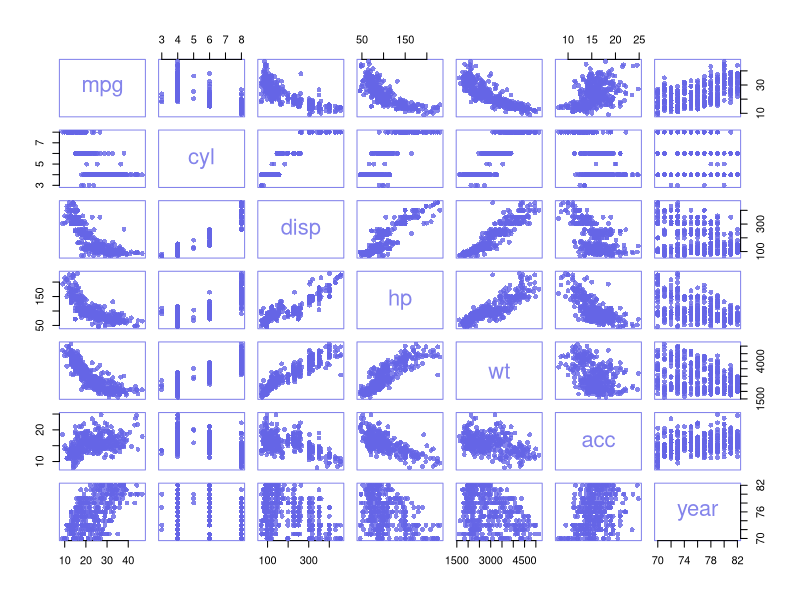
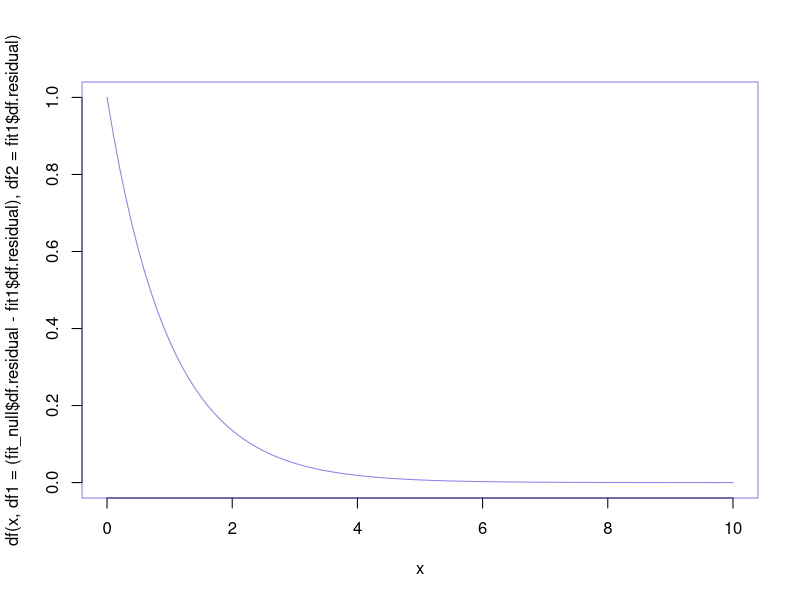
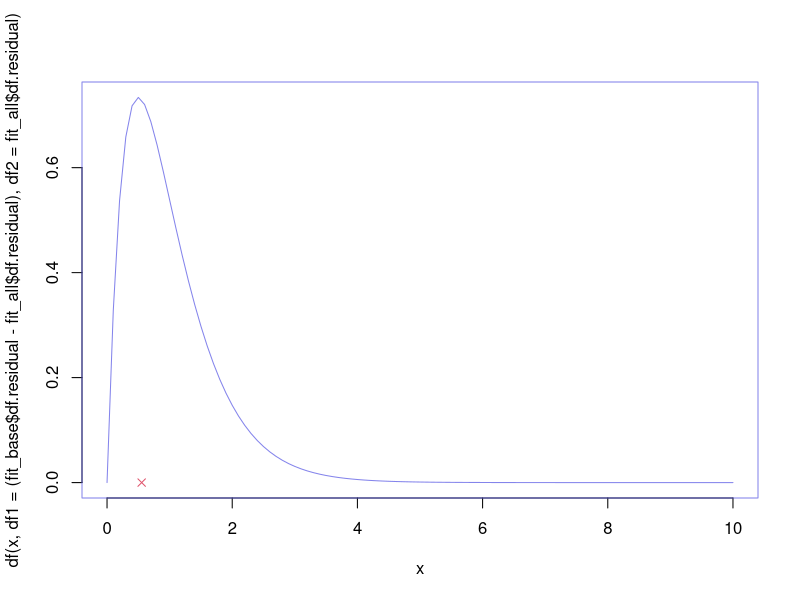
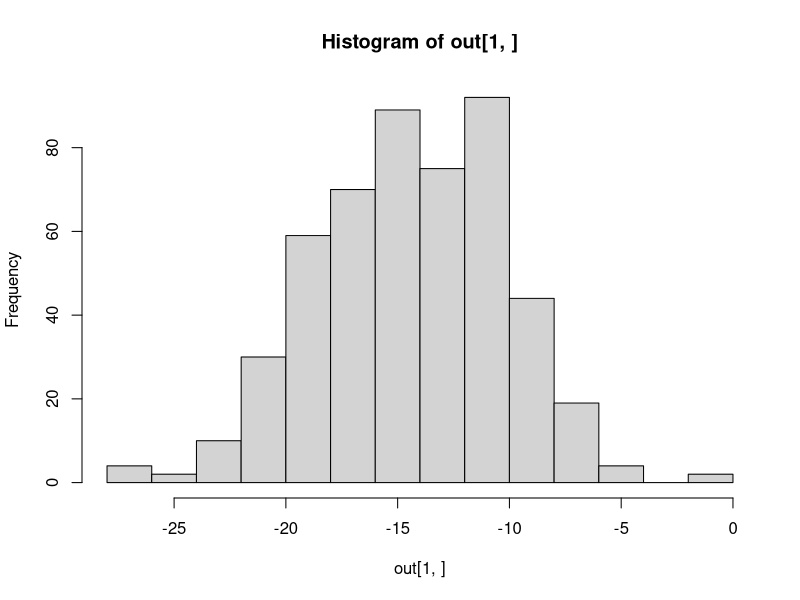
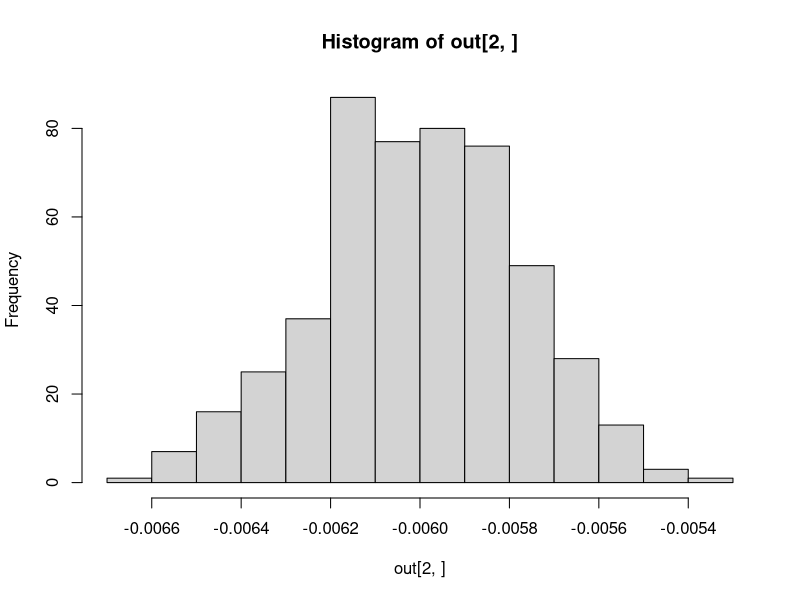
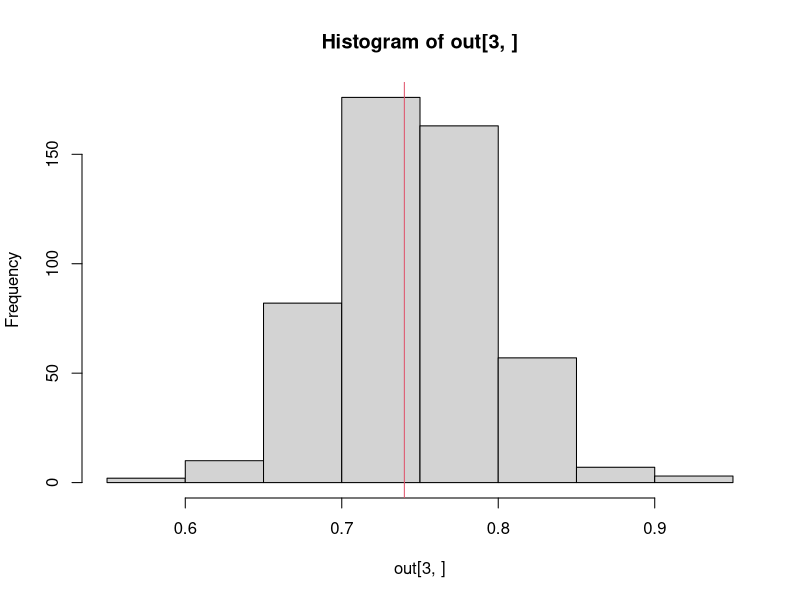

The R script that drew these images, in order:
## ---- chunk 1
autompg <- read.csv(file = "autompg.csv")
## ---- chunk 2
## use rgb to define proportion of reg-green-blue in a color
## extra 4th argument is alpha - the transparency of the points 
par(col= rgb(0.4,0.4,0.9,0.8),pch=16)
plot(autompg)
## ---- chunk 3
signif(cor(autompg),3)
## ---- chunk 4
fit1 <- lm(mpg~hp+year, data = autompg)
fit_null <- lm(mpg~1, data = autompg)
## ---- chunk 5
summary(fit1)
## ---- chunk 6
anova(fit_null, fit1)
## ---- chunk 7
sum(residuals(fit_null)^2)
sum(residuals(fit1)^2)
sum(residuals(fit_null)^2) - sum(residuals(fit1)^2)
sum((fitted(fit_null)-fitted(fit1))^2)


num <- (sum(residuals(fit_null)^2) - sum(residuals(fit1)^2))/(fit_null$df.residual - fit1$df.residual)
den <- sum(residuals(fit1)^2)/fit1$df.residual
(fobs <- num/den)
# pvalue 
pf(fobs, df1 = (fit_null$df.residual - fit1$df.residual), 
   df2 = fit1$df.residual, 
   lower.tail = FALSE)
1-pf(fobs, df1 = (fit_null$df.residual - fit1$df.residual), 
   df2 = fit1$df.residual)
# conforntare fobs con fcrit - specificando il livello di significatività 
qf(.98, df1 = (fit_null$df.residual - fit1$df.residual), 
   df2 = fit1$df.residual)
curve(df(x,df1 = (fit_null$df.residual - fit1$df.residual), 
   df2 = fit1$df.residual), from = 0, to = 10)
## ---- chunk 8
summary(fit1)$fstatistic
## ---- chunk 9
fit_base <- lm(mpg~wt+year, data = autompg)
fit_all <- lm(mpg~., data = autompg)
summary(fit_all)
## ---- chunk 10
sum(residuals(fit_base)^2)
sum(residuals(fit_all)^2)
## ---- chunk 11
nd <- data.frame(apply(autompg, 2, quantile, c(0.1, 0.5, 0.9)))
(ci_all <- predict(fit_all , newdata = nd, interval = "conf"))
(ci_base <- predict(fit_base , newdata = nd, interval = "conf"))
ci_all[,3]- ci_all[,2]
ci_base[,3]- ci_base[,2]
## ---- chunk 12
anova(fit_base, fit_all)

num <- (sum(residuals(fit_base)^2) - sum(residuals(fit_all)^2))/(fit_base$df.residual - fit_all$df.residual)
den <- sum(residuals(fit_all)^2)/fit_all$df.residual
fobs <- num/den
# pvalue
pf(fobs, lower.tail = FALSE, df1 = (fit_base$df.residual - fit_all$df.residual),
   df2 = fit_all$df.residual)
# reject H0 if fobs > fcri
qf(.98, , df1 = (fit_base$df.residual - fit_all$df.residual),
   df2 = fit_all$df.residual)
curve(df(x, df1 = (fit_base$df.residual - fit_all$df.residual),
   df2 = fit_all$df.residual), from = 0, to = 10)
points(fobs, 0 , col = 2, pch = 4)
## ---- chunk 13
summary(fit_base)$r.square
summary(fit_base)$adj.r.square
1-sum(residuals(fit_base)^2)/(sum((autompg$mpg - mean(autompg$mpg))^2))
1-(sum(residuals(fit_base)^2)/fit_base$df.residual)/(sum((autompg$mpg - mean(autompg$mpg))^2)/fit_null$df.residual)

summary(fit1)$adj.r.square
summary(fit_base)$adj.r.square
summary(fit_all)$adj.r.square
## ---- chunk 14
logLik(fit_base)
logLik(fit_all)
sum(dnorm(autompg$mpg, mean = fitted(fit_base), 
           sd = summary(fit_base)$sigma, log = TRUE))
-2*logLik(fit_base)+2*(length(coef(fit_base))+1)
-2*logLik(fit_all)+2*(length(coef(fit_all))+1)
AIC(fit_base)
AIC(fit_all)
## ---- chunk 15
-2*logLik(fit_base)+log(nrow(autompg))*(length(coef(fit_base))+1)
-2*logLik(fit_all)+log(nrow(autompg))*(length(coef(fit_all))+1)
BIC(fit_base)
BIC(fit_all)
AIC(fit_base, k = log(nrow(autompg)))
## ---- chunk 16
X <- model.matrix(fit_base) 
colnames(X) <- c("Int", "x1","x2")
sigma_true <- 3.4
beta_true <- c(-14, -0.006, .74)
n <- nrow(X)
# set.seed(8686)
y_alternative <- X %*% beta_true+  rnorm(n, 0, sigma_true)
autodf_alterntive <- data.frame(y = y_alternative, X[,-1])
lm(y~x1+x2, data = autodf_alterntive)
## ---- chunk 17
generate_and_estimate <- function(X, truebeta, truesigma){
  n <- nrow(X)
  y_alternative <- X %*% truebeta+  rnorm(n, 0, truesigma)
  autodf_alterntive <- data.frame(y = y_alternative, X[,-1])
  estimate <- coef(lm(y~x1+x2, data = autodf_alterntive))
  estimate
}
generate_and_estimate(X = X, truebeta = beta_true, truesigma = sigma_true)
out <- replicate(n = 500, generate_and_estimate(X = X, truebeta = beta_true, truesigma = sigma_true))
hist(out[1,])
hist(out[2,])
hist(out[3,]); abline(v = beta_true[3], col = 2)
mean(out[3,])
## ---- chunk 18
cov(t(out))
## ---- chunk 19
sigma_true^2 * solve(t(X) %*%X)
